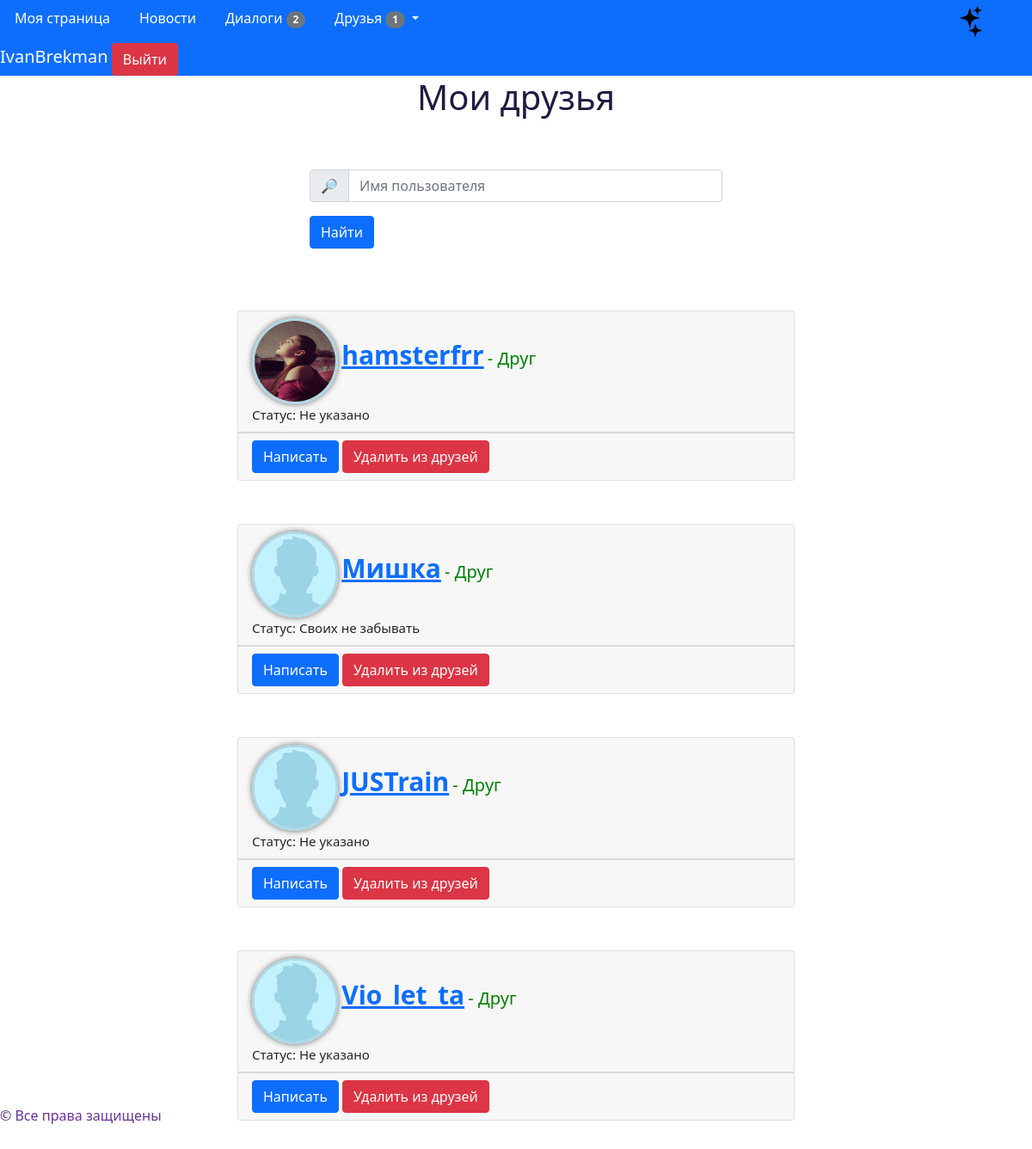
Page /friends/1 (signed in) on the committed database.
### data/models/user.py (models this page shows, shortened)
class User(SqlAlchemyBase, UserMixin, SerializerMixin):
    __tablename__ = 'users'
    id = sqlalchemy.Column(sqlalchemy.Integer, primary_key=True, autoincrement=True)
    nickname = sqlalchemy.Column(sqlalchemy.String, nullable=False)
    email = sqlalchemy.Column(sqlalchemy.String, nullable=False, unique=True)
    img = sqlalchemy.Column(sqlalchemy.String, default='default')
    status = sqlalchemy.Column(sqlalchemy.String, default='Не указано')
    sex = sqlalchemy.Column(sqlalchemy.String, default='Не указано')
    education = sqlalchemy.Column(sqlalchemy.String, default='Не указано')
    marital_status = sqlalchemy.Column(sqlalchemy.String, default='Не указано')
    birthday = sqlalchemy.Column(sqlalchemy.DateTime, default=dt.datetime(1800, 1, 1))
    about_me = sqlalchemy.Column(sqlalchemy.String, default='Не указано')
    password = sqlalchemy.Column(sqlalchemy.String, nullable=False)
    create_date = sqlalchemy.Column(sqlalchemy.DateTime, default=dt.datetime.utcnow)
    last_seen = sqlalchemy.Column(sqlalchemy.DateTime, default=dt.datetime.utcnow)
    posts = orm.relation("Post", back_populates="user", order_by='desc(Post.create_date)',
                         lazy='subquery')
    rates = orm.relation("PostRate", back_populates="user", lazy='subquery')
    _subscribers = orm.relationship("FriendshipOffer", back_populates='user_to', lazy='dynamic',
                                    primaryjoin='User.id == FriendshipOffer.id_to')
    _offers = orm.relationship('FriendshipOffer', back_populates='user_from', lazy='dynamic',
                               primaryjoin='User.id == FriendshipOffer.id_from')
    _friends = orm.relationship('Friend', lazy='dynamic',
                                primaryjoin='or_(User.id == Friend.id1, User.id == Friend.id2)')
    _unanswered_ss = orm.relationship("FriendshipOffer", back_populates='user_to', lazy='subquery',
                                      primaryjoin='User.id == FriendshipOffer.id_to and not '
                                                  'FriendshipOffer.is_answered')
    dialogs = orm.relationship('Dialog', lazy='subquery',
                               primaryjoin='or_(User.id == Dialog.id1, User.id == Dialog.id2)')
    messages = orm.relationship('Message', back_populates='user_to', lazy='subquery',
                                primaryjoin='User.id == Message.id_to')
    notifications = orm.relationship('Notification', back_populates='user', lazy='dynamic')
    def unanswered_subscribers(self):
        return [offer for offer in self._unanswered_ss if not offer.is_answered]
    def need_answer(self, user):
        for offer in self._unanswered_ss:
            if offer.user_from == user and not offer.is_answered:
                return True
        return False
    def friends(self):
        return [friend.user1 if friend.user1 != self else friend.user2 for friend in self._friends]
    def unread_dialogs(self):
        dialogs = {}
        for mes in [message for message in self.messages if not message.is_read]:
            if dialogs.get(mes.id_from):
                dialogs.get(mes.id_from).append(mes)
            else:
                dialogs[mes.id_from] = [mes]
        return dialogs

### main.py (the view)
@app.route('/friends/<int:user_id>', methods=['GET', 'POST'])
@login_required
def friends(user_id):
    session = db_session.create_session()
    user = get_user(session, user_id, check_auth=False)
    users = user.friends()
    title = 'Мои друзья' if user == current_user else f'Друзья {user.nickname}'
    form = FindUserForm()
    if form.validate_on_submit():
        if not form.nickname.data:
            return redirect(url_for('friends', user_id=user_id))
        users = list(filter(lambda u: form.nickname.data.lower() in u.nickname.lower(), users))
    return render_template('users_list.html', title=title, users=users, form=form,
                           method=request.method, c_user=user)

### app/forms.py
class FindUserForm(FlaskForm):
    nickname = StringField('')
    submit = SubmitField('Найти')

### data/db_session.py (called while the page is built)
def create_session() -> Session:
    global __factory
    assert isinstance(__factory, orm.sessionmaker), f"Wrong type of __factory. Excepted " \
                                                    f"orm.sessionmaker, got {type(__factory)}"
    return __factory()

### main.py (called while the page is built, shortened)
def get_user(session, user_id, check_auth=True) -> User:
    user = session.query(User).get(user_id)
    if not user:
        raise ValueError(f'There are no users with id: {user_id}')
    if check_auth and current_user != user:
        raise ValueError(f'User with id {user_id} doesnt match to current_user, but current_page'
                         f' need this math')
    return user

def get_user_status_info(questioner_user: User, target_user) -> dict:
    response = {'buttons': None, 'status_text': None, 'status_style_color': None, 'type': None}
    if target_user in questioner_user.friends():
        response['buttons'] = [
            f'''<a class="btn btn-primary" href="{url_for('users_dialog', id_from=questioner_user.id, id_to=target_user.id)}">Написать</a>''',
            f'''<a class="btn btn-danger" href="javascript:card_type('remove_friend', {questioner_user.id}, {target_user.id})">Удалить из друзей</a>'''
        ]
        response['status_text'] = ' - Друг'
        response['status_style_color'] = 'green'
        response['type'] = 'friend'
    return response

@login_manager.user_loader
def load_user(user_id):
    session = db_session.create_session()
    return session.query(User).get(user_id)

@app.context_processor
def app_context():
    context = {'date': dt.utcnow, 'user_info': get_user_status_info}
    return context

@app.before_request
def before_request():
    if current_user.is_authenticated:
        session = db_session.create_session()
        user = session.query(User).get(current_user.id)
        user.last_seen = dt.utcnow()
        session.commit()

### templates/users_list.html (shortened to what this page needs)
{% extends 'base.html' %}
{% block links %}
    <link rel="stylesheet" href="{{ url_for('static', filename='css/posts_style.css') }}">
{% endblock %}
{% macro friendship_card(user) %}
    {% set info = user_info(c_user, user) %}
    <div id="user_{{ user.id }}" class="card post-card">
        <div class="card-header">
            <img class="author-img round" src="{{ url_for('static', filename='img/users_img/' + user.img + '.jpg') }}" alt="Фотография друга">
            <a href="{{ url_for('home_page', user_id=user.id) }}" style="font-size: 30px"><b>{{ user.nickname }}</b></a>
            <span id="user_{{ user.id }}_status" style="font-size: 20px; color: {{ info['status_style_color'] }}">
                {{ info['status_text'].encode(encoding='utf-8').decode('utf-8') }}
            </span><br>
            <span style="font-size: 15px">Статус: {{ user.status }}</span>
        </div>
        <div id="user_{{ user.id }}_buttons" class="card-footer">
            <a class="btn btn-primary" href="{{ url_for('users_dialog', id_from=c_user.id, id_to=user.id) }}">Написать</a>
            {% if current_user == c_user %}
                {% if info['type'] == 'friend' %} {{ friend }} {% elif info['type'] == 'offer' %} {{ offer }} {% elif info['type'] == 'usual' %} {{ usual }} {% endif %}
            {% endif %}
        </div>
    </div>
{% endmacro %}
{% block content %}
    <h1>{{ title }}</h1>
    {% include '_find_user_form.html' %}
    {% set users = pagination['users'] if pagination is defined else users %}
    {% if not users %}
        <div class="none">
            {% if method == "GET" %}
                <h1>Отсутствует информация по данной категории</h1>
            {% else %}
                <h1>Друзей с таким никнеймом не найдено</h1>
            {% endif %}
            <img src="{{ url_for('static', filename='img/cat.png') }}" alt="Грустный котик"/>
        </div>
    {% else %}
        <div id="users_friendship_cards">
            {% for user in users %}
                {{ friendship_card(user) }}
            {% endfor %}
        </div>
    {% endif %}
{% endblock %}

### templates/base.html (shortened to what this page needs)
<!DOCTYPE html>
<html lang="en">
<head>
    <link rel="stylesheet"
          href="https://cdn.jsdelivr.net/npm/bootstrap@5.0.0-beta1/dist/css/bootstrap.min.css"
>
    <link rel="stylesheet" href="{{ url_for('static', filename='css/main.css') }}" type="text/css">
    <link rel="stylesheet" href="{{ url_for('static', filename='css/dark.css') }}" type="text/css">
    {% block links %}{% endblock %}
</head>
<body>
    <header>
        {% block navigation %}
        <div class="nav nav-tabs navbar-light bg-primary" id="nav-tab" role="tablist">
            <a class="nav-item nav-link" style="color: white" id="hom" href="{{ url_for('home_page', user_id=current_user.id) }}"      role="tab" aria-selected="true" >Моя страница</a>
            <a class="nav-item nav-link" style="color: white" id="ind" href="{{ url_for('index') }}"                                   role="tab" aria-selected="false">Новости</a>
            <a class="nav-item nav-link" style="color: white" id="dia" href="{{ url_for('user_dialogs', user_id=current_user.id) }}"   role="tab" aria-selected="false">
                Диалоги
                {% set unm = current_user.unread_dialogs()|length %}
                <span id="dialogs_count" class="badge rounded-pill bg-secondary" style="visibility: {% if unm %}visible{% else %}hidden{% endif %}">{{ unm }}</span>
            </a>
            <a class="nav-link dropdown-toggle" style="color: white" data-toggle="dropdown" href="#" role="button" aria-haspopup="true" aria-expanded="false">
                Друзья
                {% set uns = current_user.unanswered_subscribers()|length %}
                <span id="unanswered_subscribers_count1" class="badge rounded-pill bg-secondary" style="visibility: {% if uns %}visible{% else %}hidden{% endif %}">{{ uns }}</span>
            </a>
                    {% set uns = current_user.unanswered_subscribers()|length %}
            <img id="switchTheme" class="nav-item offset-md-6" src="{{ url_for('static', filename='img/star.png') }}" width="50px" height="50px" alt="Темная тема"/>
            <div class="nav-item">
                <span style="font-size: 20px; color: white">{{ current_user.nickname }}</span>
                <a class="btn btn-danger" href="{{ url_for('logout') }}" >Выйти</a>
            </div>
        </div>
        {% endblock %}
    </header>
    <main>
        {% set base = True %}
        {% block content %}{% endblock %}
    </main>
    <footer>
        <span style="color: rebeccapurple;">© Все права защищены</span>
    </footer>
</body>
</html>

### templates/_find_user_form.html (shortened to what this page needs)
<form method="post">
    <div class="input-group mb-3">
        <span class="input-group-text" id="basic-addon1">🔎</span>
        {{ form.nickname(class="form-control", placeholder="Имя пользователя") }}
    </div>
    {{ form.submit(class="btn btn-primary") }}
</form><br><br><br>

### static/css/main.css (style rules this page uses)
h1 { text-align: center; margin-bottom: 5%; }
footer { position: fixed; top: 95%; }
form { width: 40%; margin-left: 30%; }

### static/css/dark.css (style rules this page uses)
#switchTheme { display: inline-block; position: relative; }

### static/css/posts_style.css (style rules this page uses)
.post-card { margin-left: 23%; margin-bottom: 50px; width: 54%; }
.round { border-radius: 50px; border: 3px solid lightblue; box-shadow: 0 0 7px #666; }
img.author-img { width: 100px; height: 100px; }

### rows in the picture
User: nickname "IvanBrekman"
User: img (picture), nickname "hamsterfrr", status_text.encode "- Друг", status "Не указано", friend "Удалить из друзей"
User: img (placeholder picture), nickname "Мишка", status_text.encode "- Друг", status "Своих не забывать", friend "Удалить из друзей"
User: img (placeholder picture), nickname "JUSTrain", status_text.encode "- Друг", status "Не указано", friend "Удалить из друзей"
User: img (placeholder picture), nickname "Vio_let_ta", status_text.encode "- Друг", status "Не указано", friend "Удалить из друзей"

### other values in the picture
{{ unm }} "2"
{{ uns }} "1"
{{ title }} "Мои друзья"
